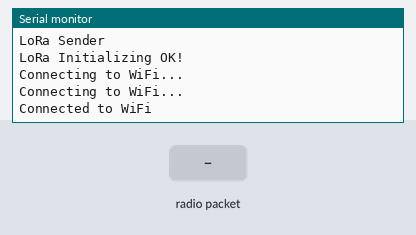
A sketch run on a simulated ESP32-S3. Shown: the last lines printed to the serial monitor. The test bench sets the inputs (shaded band). WiFi joins after 1.5 s; servers stay silent unless stated; uploads are accepted with an empty reply; no radio packets arrive unless stated.

Above: at 3.2 s.
3.3 s: radio packet "5" arrives
At 5.5 s:
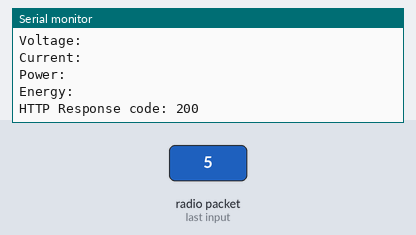
5.8 s: radio packet "90" arrives
At 6.96 s:
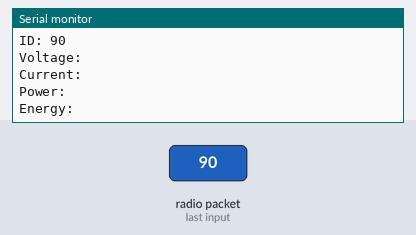
7.3 s: radio packet "200" arrives
At 10.0 s:
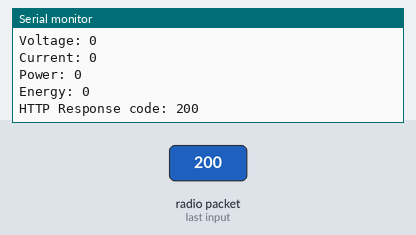

Measured:
- after the input at 3.3 s, the serial monitor: prints a new line after 1.0 s (image 1)
- after the input at 5.8 s, the serial monitor: prints a new line after 1.0 s (image 2)
- after the input at 7.3 s, the serial monitor: prints a new line after 1.0 s (image 3)

The sketch:

wsnvoltage.ino
```cpp
#include <LoRa.h>
#include <SPI.h>
#include <WiFi.h>
#include <HTTPClient.h>

#define ss 5
#define rst 14
#define dio0 2

const char *ssid = "sop ikan";
const char *password = "tahubulat1234";
const char *serverUrl = "http://delly.biz.id/api/mon-data";


int counter = 0;

// float id = 0.00;
// float voltage = 0.00;
// float current = 0.00;
// float power = 0.00;
// float energy = 0.00;
// String id, voltage, current, power, energy;
  float id1 = 0.00;
  float voltage1 = 0.00;
  float current1 = 0.00;
  float power1 = 0.00;
  float energy1 = 0.00;

void setup() {
  Serial.begin(115200);
  while (!Serial)
    ;
  Serial.println("LoRa Sender");

  LoRa.setPins(ss, rst, dio0);  //setup LoRa transceiver module

  while (!LoRa.begin(433E6))  //433E6 - Asia, 866E6 - Europe, 915E6 - North America
  {
    Serial.println(".");
    delay(500);
  }
  LoRa.setSyncWord(0xA5);
  Serial.println("LoRa Initializing OK!");

  // Connect to Wi-Fi
  WiFi.begin(ssid, password);
  while (WiFi.status() != WL_CONNECTED) {
    delay(1000);
    Serial.println("Connecting to WiFi...");
  }
  Serial.println("Connected to WiFi");
}

void loop() {

  int packetSize = LoRa.parsePacket();
  if (packetSize) {
    while (LoRa.available()) {
      String receivedData = LoRa.readString();
      Serial.println("Received data: " + receivedData);

      // cari delimiter
      String id, voltage, current, power, energy;
      int colonIndex = receivedData.indexOf(':');
      int vPipeIndex = receivedData.indexOf('|', colonIndex);
      int iPipeIndex = receivedData.indexOf('|', vPipeIndex + 1);
      int pPipeIndex = receivedData.indexOf('|', iPipeIndex + 1);
      int ePipeIndex = receivedData.indexOf('|', pPipeIndex + 1);
      // ekstrak subdata
      id = receivedData.substring(colonIndex + 1, vPipeIndex);
      voltage = receivedData.substring(vPipeIndex + 3, iPipeIndex);
      current = receivedData.substring(iPipeIndex + 3, pPipeIndex);
      power = receivedData.substring(pPipeIndex + 3, ePipeIndex);
      energy = receivedData.substring(ePipeIndex + 3);
      // print data
      Serial.print("ID: ");
      Serial.println(id);
      Serial.print("Voltage: ");
      Serial.println(voltage);
      Serial.print("Current: ");
      Serial.println(current);
      Serial.print("Power: ");
      Serial.println(power);
      Serial.print("Energy: ");
      Serial.println(energy);

      id1 = id.toFloat();
      voltage1 = voltage.toFloat();
      current1 = current.toFloat();
      power1 = power.toFloat();
      energy1 = energy.toFloat();

    }
    HTTPClient http;

      // Specify the server endpoint for the POST request
      http.begin(serverUrl);

      // Set content type
      http.addHeader("Content-Type", "application/x-www-form-urlencoded");

      // Prepare the data to be sent
      String postData = "device_id=" + String(id1) +
                    "&voltage=" + String(voltage1) +
                    "&current=" + String(current1) +
                    "&power=" + String(power1) +
                    "&energy=" + String(energy1);

      // Send the POST request
      int httpResponseCode = http.POST(postData);

      // Check for a successful POST request
      if (httpResponseCode > 0) {
        Serial.print("HTTP Response code: ");
        Serial.println(httpResponseCode);

        // Get the response from the server
        String response = http.getString();
        Serial.println(response);
      } else {
        Serial.print("HTTP POST request failed, error code: ");
        Serial.println(httpResponseCode);
      }

      // Close connection
      http.end();
  }
}
```
